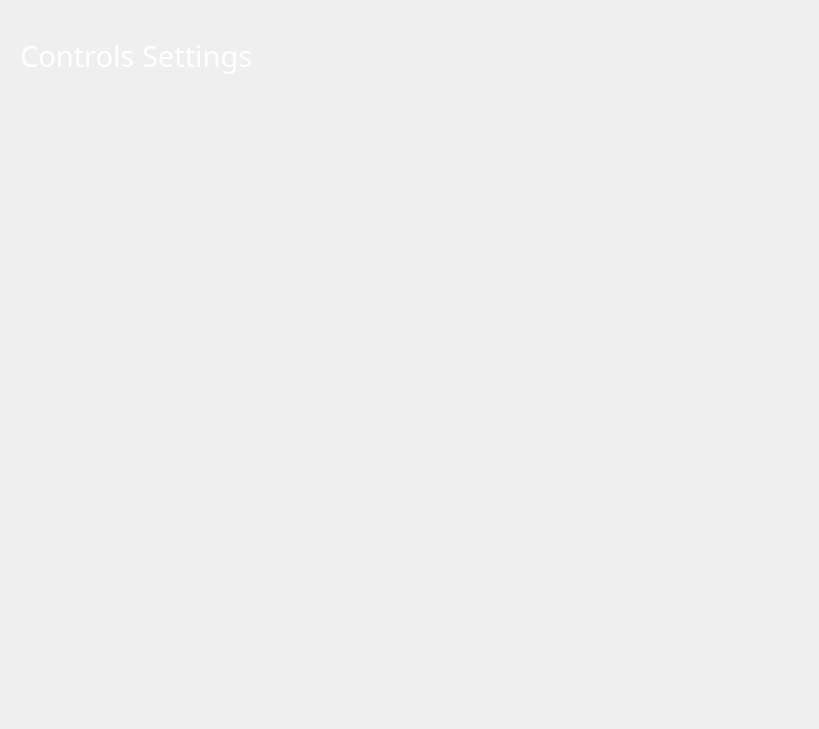
      <widget class="QWidget" name="page_6">
       <widget class="QLabel" name="label_32">
        <property name="geometry">
         <rect>
          <x>0</x>
          <y>0</y>
          <width>801</width>
          <height>111</height>
         </rect>
        </property>
        <property name="text">
         <string/>
        </property>
        <property name="pixmap">
         <pixmap>Images/Backdrops/HeaderBackGround.png</pixmap>
        </property>
        <property name="scaledContents">
         <bool>true</bool>
        </property>
       </widget>
       <widget class="QLabel" name="label_50">
        <property name="geometry">
         <rect>
          <x>20</x>
          <y>30</y>
          <width>251</width>
          <height>51</height>
         </rect>
        </property>
        <property name="font">
         <font>
          <family>Eras Bold ITC</family>
          <pointsize>22</pointsize>
         </font>
        </property>
        <property name="styleSheet">
         <string notr="true">color: rgb(255, 255, 255);</string>
        </property>
        <property name="text">
         <string>Controls Settings</string>
        </property>
       </widget>
       <widget class="QLabel" name="Key_A">
        <property name="geometry">
         <rect>
          <x>-70</x>
          <y>170</y>
          <width>300</width>
          <height>220</height>
         </rect>
        </property>
        <property name="text">
         <string/>
        </property>
        <property name="pixmap">
         <pixmap>Images/Icons/A.PNG</pixmap>
        </property>
        <property name="scaledContents">
         <bool>true</bool>
        </property>
       </widget>
       <widget class="QLabel" name="Key_D">
        <property name="geometry">
         <rect>
          <x>-70</x>
          <y>390</y>
          <width>300</width>
          <height>220</height>
         </rect>
        </property>
        <property name="text">
         <string/>
        </property>
        <property name="pixmap">
         <pixmap>Images/Icons/D.PNG</pixmap>
        </property>
        <property name="scaledContents">
         <bool>true</bool>
        </property>
       </widget>
       <widget class="QLabel" name="Key_S">
        <property name="geometry">
         <rect>
          <x>-70</x>
          <y>280</y>
          <width>300</width>
          <height>220</height>
         </rect>
        </property>
        <property name="text">
         <string/>
        </property>
        <property name="pixmap">
         <pixmap>Images/Icons/S.PNG</pixmap>
        </property>
        <property name="scaledContents">
         <bool>true</bool>
        </property>
       </widget>
       <widget class="QLabel" name="Key_W">
        <property name="geometry">
         <rect>
          <x>-70</x>
          <y>60</y>
          <width>300</width>
          <height>220</height>
         </rect>
        </property>
        <property name="text">
         <string/>
        </property>
        <property name="pixmap">
         <pixmap>Images/Icons/W.PNG</pixmap>
        </property>
        <property name="scaledContents">
         <bool>true</bool>
        </property>
       </widget>
       <widget class="QLabel" name="imgLabel1">
        <property name="geometry">
         <rect>
          <x>100</x>
          <y>90</y>
          <width>200</width>
          <height>150</height>
         </rect>
        </property>
        <property name="text">
         <string/>
        </property>
        <property name="pixmap">
         <pixmap>Images/Icons/ThumbsUp.PNG</pixmap>
        </property>
        <property name="scaledContents">
         <bool>true</bool>
        </property>
       </widget>
       <widget class="QLabel" name="imgLabel2">
        <property name="geometry">
         <rect>
          <x>100</x>
          <y>200</y>
          <width>200</width>
          <height>150</height>
         </rect>
        </property>
        <property name="text">
         <string/>
        </property>
        <property name="pixmap">
         <pixmap>Images/Icons/ThumbsDown.PNG</pixmap>
        </property>
        <property name="scaledContents">
         <bool>true</bool>
        </property>
       </widget>
       <widget class="QLabel" name="imgLabel3">
        <property name="geometry">
         <rect>
          <x>110</x>
          <y>310</y>
          <width>200</width>
          <height>150</height>
         </rect>
        </property>
        <property name="text">
         <string/>
        </property>
        <property name="pixmap">
         <pixmap>Images/Icons/Fist.PNG</pixmap>
        </property>
        <property name="scaledContents">
         <bool>true</bool>
        </property>
       </widget>
       <widget class="QLabel" name="imgLabel4">
        <property name="geometry">
         <rect>
          <x>100</x>
          <y>420</y>
          <width>200</width>
          <height>150</height>
         </rect>
        </property>
        <property name="text">
         <string/>
        </property>
        <property name="pixmap">
         <pixmap>Images/Icons/Flat.PNG</pixmap>
        </property>
        <property name="scaledContents">
         <bool>true</bool>
        </property>
       </widget>
       <widget class="QLabel" name="Key_G">
        <property name="geometry">
         <rect>
          <x>-70</x>
          <y>500</y>
          <width>300</width>
          <height>220</height>
         </rect>
        </property>
        <property name="text">
         <string/>
        </property>
        <property name="pixmap">
         <pixmap>Images/Icons/G.png</pixmap>
        </property>
        <property name="scaledContents">
         <bool>true</bool>
        </property>
       </widget>
       <widget class="QLabel" name="imgLabel5">
        <property name="geometry">
         <rect>
          <x>100</x>
          <y>530</y>
          <width>200</width>
          <height>150</height>
         </rect>
        </property>
        <property name="text">
         <string/>
        </property>
        <property name="pixmap">
         <pixmap>Images/Icons/Gun.PNG</pixmap>
        </property>
        <property name="scaledContents">
         <bool>true</bool>
        </property>
       </widget>
       <widget class="QLabel" name="Key_I">
        <property name="geometry">
         <rect>
          <x>230</x>
          <y>60</y>
          <width>300</width>
          <height>220</height>
         </rect>
        </property>
        <property name="text">
         <string/>
        </property>
        <property name="pixmap">
         <pixmap>Images/Icons/I.png</pixmap>
        </property>
        <property name="scaledContents">
         <bool>true</bool>
        </property>
       </widget>
       <widget class="QLabel" name="Key_O">
        <property name="geometry">
         <rect>
          <x>230</x>
          <y>170</y>
          <width>300</width>
          <height>220</height>
         </rect>
        </property>
        <property name="text">
         <string/>
        </property>
        <property name="pixmap">
         <pixmap>Images/Icons/O.png</pixmap>
        </property>
        <property name="scaledContents">
         <bool>true</bool>
        </property>
       </widget>
       <widget class="QLabel" name="Key_P">
        <property name="geometry">
         <rect>
          <x>230</x>
          <y>280</y>
          <width>300</width>
          <height>220</height>
         </rect>
        </property>
        <property name="text">
         <string/>
        </property>
        <property name="pixmap">
         <pixmap>Images/Icons/P.png</pixmap>
        </property>
        <property name="scaledContents">
         <bool>true</bool>
        </property>
       </widget>
       <widget class="QLabel" name="Key_U">
        <property name="geometry">
         <rect>
          <x>230</x>
          <y>390</y>
          <width>300</width>
          <height>220</height>
         </rect>
        </property>
        <property name="text">
         <string/>
        </property>
        <property name="pixmap">
         <pixmap>Images/Icons/U.png</pixmap>
        </property>
        <property name="scaledContents">
         <bool>true</bool>
        </property>
       </widget>
       <widget class="QLabel" name="imgLabel6">
        <property name="geometry">
         <rect>
          <x>400</x>
          <y>100</y>
          <width>200</width>
          <height>150</height>
         </rect>
        </property>
        <property name="text">
         <string/>
        </property>
        <property name="pixmap">
         <pixmap>Images/Icons/Inward.PNG</pixmap>
        </property>
        <property name="scaledContents">
         <bool>true</bool>
        </property>
       </widget>
       <widget class="QLabel" name="imgLabel7">
        <property name="geometry">
         <rect>
          <x>400</x>
          <y>200</y>
          <width>200</width>
          <height>150</height>
         </rect>
        </property>
        <property name="text">
         <string/>
        </property>
        <property name="pixmap">
         <pixmap>Images/Icons/FacingAway.PNG</pixmap>
        </property>
        <property name="scaledContents">
         <bool>true</bool>
        </property>
       </widget>
       <widget class="QLabel" name="imgLabel8">
        <property name="geometry">
         <rect>
          <x>400</x>
          <y>320</y>
          <width>200</width>
          <height>150</height>
         </rect>
        </property>
        <property name="text">
         <string/>
        </property>
        <property name="pixmap">
         <pixmap>Images/Icons/FacingTowards.PNG</pixmap>
        </property>
        <property name="scaledContents">
         <bool>true</bool>
        </property>
       </widget>
       <widget class="QLabel" name="imgLabel9">
        <property name="geometry">
         <rect>
          <x>400</x>
          <y>420</y>
          <width>200</width>
          <height>150</height>
         </rect>
        </property>
        <property name="text">
         <string/>
        </property>
        <property name="pixmap">
         <pixmap>Images/Icons/Outward.PNG</pixmap>
        </property>
        <property name="scaledContents">
         <bool>true</bool>
        </property>
       </widget>
       <widget class="QLabel" name="label_36">
        <property name="geometry">
         <rect>
          <x>370</x>
          <y>560</y>
          <width>200</width>
          <height>150</height>
         </rect>
        </property>
        <property name="text">
         <string/>
        </property>
        <property name="pixmap">
         <pixmap>Images/Icons/Click.PNG</pixmap>
        </property>
        <property name="scaledContents">
         <bool>true</bool>
        </property>
       </widget>
       <widget class="QLabel" name="label_37">
        <property name="geometry">
         <rect>
          <x>280</x>
          <y>560</y>
          <width>200</width>
          <height>150</height>
         </rect>
        </property>
        <property name="text">
         <string/>
        </property>
        <property name="pixmap">
         <pixmap>Images/Icons/LMB.png</pixmap>
        </property>
        <property name="scaledContents">
         <bool>true</bool>
        </property>
       </widget>
       <widget class="QLabel" name="label_49">
        <property name="geometry">
         <rect>
          <x>490</x>
          <y>545</y>
          <width>200</width>
          <height>150</height>
         </rect>
        </property>
        <property name="text">
         <string/>
        </property>
        <property name="pixmap">
         <pixmap>Images/Icons/MoveMouse.png</pixmap>
        </property>
        <property name="scaledContents">
         <bool>true</bool>
        </property>
       </widget>
       <widget class="QLabel" name="label_51">
        <property name="geometry">
         <rect>
          <x>610</x>
          <y>550</y>
          <width>200</width>
          <height>150</height>
         </rect>
        </property>
        <property name="text">
         <string/>
        </property>
        <property name="pixmap">
         <pixmap>Images/Icons/Cursor.PNG</pixmap>
        </property>
        <property name="scaledContents">
         <bool>true</bool>
        </property>
       </widget>
       <zorder>Key_I</zorder>
       <zorder>label_32</zorder>
       <zorder>label_50</zorder>
       <zorder>Key_A</zorder>
       <zorder>Key_D</zorder>
       <zorder>Key_S</zorder>
       <zorder>Key_W</zorder>
       <zorder>imgLabel1</zorder>
       <zorder>imgLabel2</zorder>
       <zorder>imgLabel3</zorder>
       <zorder>imgLabel4</zorder>
       <zorder>Key_G</zorder>
       <zorder>imgLabel5</zorder>
       <zorder>Key_O</zorder>
       <zorder>Key_P</zorder>
       <zorder>Key_U</zorder>
       <zorder>imgLabel6</zorder>
       <zorder>imgLabel7</zorder>
       <zorder>imgLabel8</zorder>
       <zorder>imgLabel9</zorder>
       <zorder>label_36</zorder>
       <zorder>label_37</zorder>
       <zorder>label_49</zorder>
       <zorder>label_51</zorder>
      </widget>
